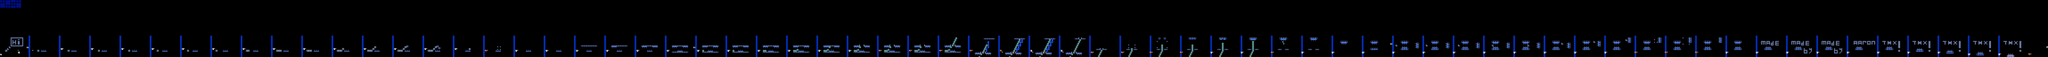

A 2D game scene composited from a Tiled map and its tileset images. What follows is a short description and the map's XML, with each tile layer's data collapsed to a summary:
An orthogonal 1149x32 tile map with 16x16 px tiles, 2 tile layers (SP, ...), 2 tilesets, 2 image layers.

<map version="1.10" tiledversion="1.11.2" orientation="orthogonal" renderorder="right-down" width="1149" height="32" tilewidth="16" tileheight="16" infinite="0" nextlayerid="5" nextobjectid="1">
 <editorsettings>
  <chunksize width="16" height="27" />
  <export target="stereomadness.csv" format="csv" />
 </editorsettings>
 <tileset firstgid="1" name="famidash" tilewidth="16" tileheight="16" tilecount="256" columns="16">
  <image source="../../../GRAPHICS/famidash.bmp" width="256" height="256" />
 </tileset>
 <tileset firstgid="257" name="sprites" tilewidth="16" tileheight="16" tilecount="256" columns="16">
  <image source="../../../GRAPHICS/sprites.png" width="256" height="256" />
 </tileset>
 <imagelayer id="3" name="Image Layer 1" parallaxx="0.9" parallaxy="0.9" repeatx="1" repeaty="1">
  <image source="../../../GRAPHICS/Old/parallax Blue.bmp" width="144" height="72" />
 </imagelayer>
 <imagelayer id="4" name="Image Layer 2" offsetx="0" offsety="512" repeatx="1">
  <image source="../../../GRAPHICS/ground.bmp" width="64" height="128" />
 </imagelayer>
 <layer id="1" width="1149" height="32">
  <data>[36768 cells, 33383 non-empty, 39 distinct tile ids]</data>
 </layer>
 <layer id="2" name="SP" width="1149" height="32">
  <data>[36768 cells, 143 non-empty, 12 distinct tile ids]</data>
 </layer>
</map>
